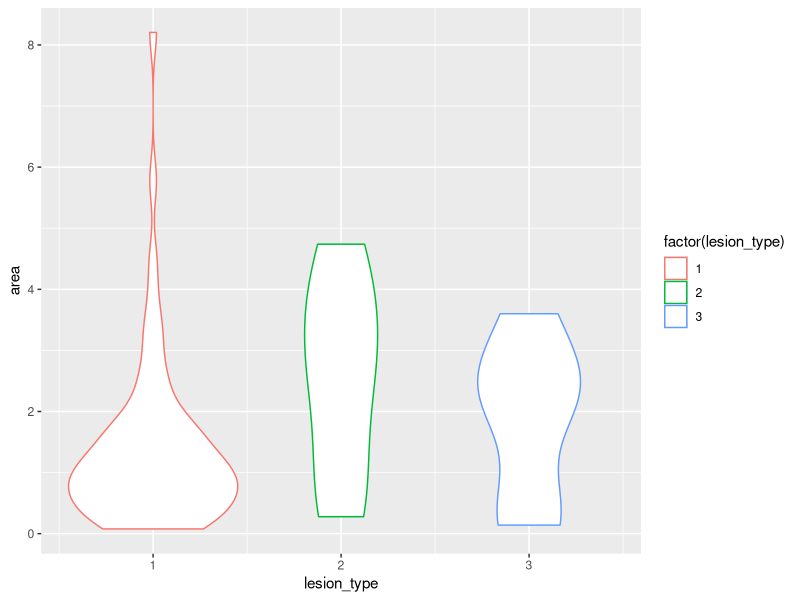
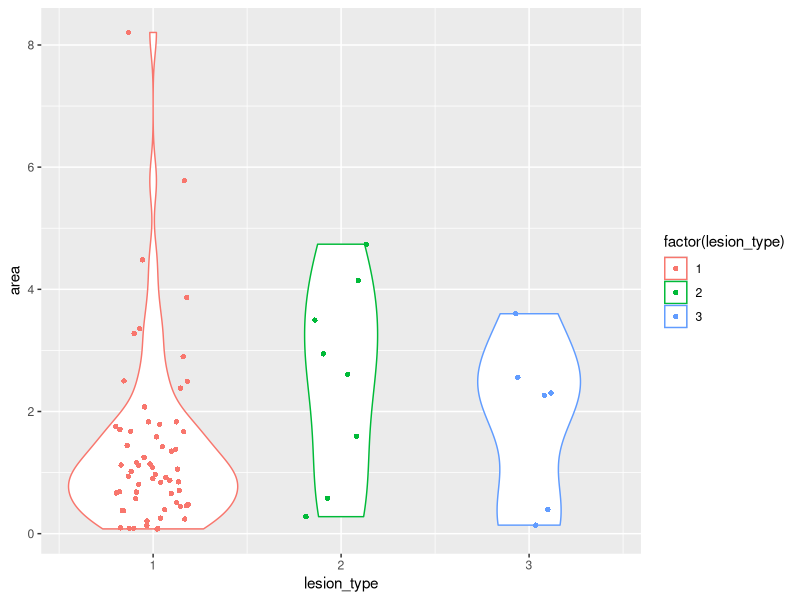

Here is the R script that generated these plots, in order:
setwd() #set directory
getwd() #get the directory
Sys.setenv(LANG = "en") #set the rstudio error to english

## install.packages("ggplot2")
library(ggplot2)

read.csv("area.csv")

#######area############
area_icno<- ggplot(read.csv("area.csv"), 
                   aes(group = lesion_type, x = lesion_type, 
                       y = area, color = factor(lesion_type))) + 
      geom_violin()
area_icno
area_icno + geom_jitter(shape=16, position=position_jitter(0.2))
